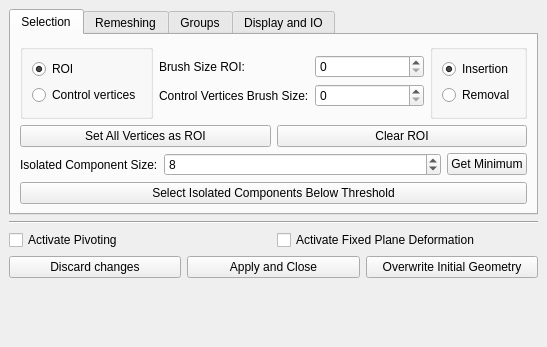
<?xml version="1.0" encoding="UTF-8"?>
<ui version="4.0">
 <class>DeformMesh</class>
 <widget class="QDockWidget" name="DeformMesh">
  <property name="geometry">
   <rect>
    <x>0</x>
    <y>0</y>
    <width>547</width>
    <height>347</height>
   </rect>
  </property>
  <property name="windowTitle">
   <string>Surface Mesh Deformation</string>
  </property>
  <widget class="QWidget" name="dockWidgetContents">
   <layout class="QVBoxLayout" name="verticalLayout" stretch="0,0,0,0,1">
    <item>
     <widget class="QTabWidget" name="tabWidget">
      <property name="currentIndex">
       <number>0</number>
      </property>
      <widget class="QWidget" name="tab">
       <attribute name="title">
        <string>Selection</string>
       </attribute>
       <layout class="QVBoxLayout" name="verticalLayout_9">
        <item>
         <layout class="QHBoxLayout" name="horizontalLayout_13">
          <item>
           <widget class="QGroupBox" name="RCgroup">
            <layout class="QVBoxLayout" name="verticalLayout_7">
             <item>
              <widget class="QRadioButton" name="ROIRadioButton">
               <property name="toolTip">
                <string>Use Shift + Left Click to paint ROI vertices</string>
               </property>
               <property name="text">
                <string>ROI</string>
               </property>
               <property name="checked">
                <bool>true</bool>
               </property>
              </widget>
             </item>
             <item>
              <widget class="QRadioButton" name="CtrlVertRadioButton">
               <property name="toolTip">
                <string>Use Shift + Left Click to paint control vertices</string>
               </property>
               <property name="text">
                <string>Control vertices</string>
               </property>
              </widget>
             </item>
            </layout>
           </widget>
          </item>
          <item>
           <layout class="QVBoxLayout" name="RingLayout">
            <item>
             <layout class="QHBoxLayout" name="horizontalLayout_4" stretch="0,1">
              <item>
               <layout class="QVBoxLayout" name="verticalLayout_5">
                <item>
                 <widget class="QLabel" name="label">
                  <property name="text">
                   <string>Brush Size ROI:</string>
                  </property>
                 </widget>
                </item>
                <item>
                 <widget class="QLabel" name="label_2">
                  <property name="text">
                   <string>Control Vertices Brush Size:</string>
                  </property>
                 </widget>
                </item>
               </layout>
              </item>
              <item>
               <layout class="QVBoxLayout" name="verticalLayout_2">
                <item>
                 <widget class="QSpinBox" name="BrushSpinBoxRoi"/>
                </item>
                <item>
                 <widget class="QSpinBox" name="BrushSpinBoxCtrlVert"/>
                </item>
               </layout>
              </item>
             </layout>
            </item>
           </layout>
          </item>
          <item>
           <widget class="QGroupBox" name="InsertEraseGroup">
            <layout class="QVBoxLayout" name="verticalLayout_8">
             <item>
              <widget class="QRadioButton" name="InsertRadioButton">
               <property name="text">
                <string>Insertion</string>
               </property>
               <property name="checked">
                <bool>true</bool>
               </property>
              </widget>
             </item>
             <item>
              <widget class="QRadioButton" name="EraseRadioButton">
               <property name="text">
                <string>Removal</string>
               </property>
              </widget>
             </item>
            </layout>
           </widget>
          </item>
         </layout>
        </item>
        <item>
         <layout class="QHBoxLayout" name="horizontalLayout_3">
          <item>
           <widget class="QPushButton" name="SelectAllVerticesPushButton">
            <property name="text">
             <string>Set All Vertices as ROI</string>
            </property>
           </widget>
          </item>
          <item>
           <widget class="QPushButton" name="ClearROIPushButton">
            <property name="text">
             <string>Clear ROI</string>
            </property>
           </widget>
          </item>
         </layout>
        </item>
        <item>
         <layout class="QVBoxLayout" name="verticalLayout_4">
          <item>
           <layout class="QHBoxLayout" name="horizontalLayout_8" stretch="0,1,0">
            <item>
             <widget class="QLabel" name="label_3">
              <property name="text">
               <string>Isolated Component Size:</string>
              </property>
             </widget>
            </item>
            <item>
             <widget class="QSpinBox" name="Threshold_size_spin_box">
              <property name="maximum">
               <number>999999999</number>
              </property>
              <property name="value">
               <number>8</number>
              </property>
             </widget>
            </item>
            <item>
             <widget class="QPushButton" name="Get_minimum_button">
              <property name="text">
               <string>Get Minimum</string>
              </property>
             </widget>
            </item>
           </layout>
          </item>
          <item>
           <widget class="QPushButton" name="Select_isolated_components_button">
            <property name="text">
             <string>Select Isolated Components Below Threshold</string>
            </property>
           </widget>
          </item>
         </layout>
        </item>
       </layout>
      </widget>
      <widget class="QWidget" name="tab_2">
       <attribute name="title">
        <string>Remeshing</string>
       </attribute>
       <layout class="QHBoxLayout" name="horizontalLayout_6">
        <item>
         <layout class="QHBoxLayout" name="horizontalLayout_12">
          <item>
           <widget class="QCheckBox" name="RemeshingCheckBox">
            <property name="toolTip">
             <string>Warning : after remeshing all ROI and control vertices will be unselected. &quot;Discard changes&quot; will be unavailable.</string>
            </property>
            <property name="layoutDirection">
             <enum>Qt::LeftToRight</enum>
            </property>
            <property name="text">
             <string>Remesh after deformation</string>
            </property>
           </widget>
          </item>
          <item>
           <layout class="QVBoxLayout" name="verticalLayout_6">
            <item>
             <layout class="QHBoxLayout" name="horizontalLayout_7" stretch="0,0">
              <item>
               <widget class="QCheckBox" name="remeshingEdgeLengthInput_checkBox">
                <property name="toolTip">
                 <string>If unchecked, automatic value is used (the average edge length at ROI boundary)</string>
                </property>
                <property name="layoutDirection">
                 <enum>Qt::RightToLeft</enum>
                </property>
                <property name="text">
                 <string>Target edge length</string>
                </property>
               </widget>
              </item>
              <item>
               <widget class="DoubleEdit" name="remeshing_edge_length_spinbox">
                <property name="text">
                 <string>0.00</string>
                </property>
               </widget>
              </item>
             </layout>
            </item>
            <item>
             <layout class="QHBoxLayout" name="horizontalLayout_9" stretch="0,1">
              <item>
               <widget class="QLabel" name="label_4">
                <property name="layoutDirection">
                 <enum>Qt::RightToLeft</enum>
                </property>
                <property name="text">
                 <string>Nb. iterations</string>
                </property>
                <property name="alignment">
                 <set>Qt::AlignRight|Qt::AlignTrailing|Qt::AlignVCenter</set>
                </property>
               </widget>
              </item>
              <item>
               <widget class="QSpinBox" name="remeshing_iterations_spinbox"/>
              </item>
             </layout>
            </item>
           </layout>
          </item>
         </layout>
        </item>
       </layout>
      </widget>
      <widget class="QWidget" name="tab_3">
       <attribute name="title">
        <string>Groups</string>
       </attribute>
       <layout class="QHBoxLayout" name="horizontalLayout_10">
        <item>
         <layout class="QVBoxLayout" name="verticalLayout_3">
          <item>
           <layout class="QHBoxLayout" name="horizontalLayout">
            <item>
             <widget class="QPushButton" name="PrevCtrlVertPushButton">
              <property name="sizePolicy">
               <sizepolicy hsizetype="Minimum" vsizetype="Fixed">
                <horstretch>0</horstretch>
                <verstretch>0</verstretch>
               </sizepolicy>
              </property>
              <property name="text">
               <string>&lt;&lt;</string>
              </property>
             </widget>
            </item>
            <item>
             <widget class="QPushButton" name="NextCtrlVertPushButton">
              <property name="text">
               <string>&gt;&gt;</string>
              </property>
             </widget>
            </item>
           </layout>
          </item>
          <item>
           <layout class="QHBoxLayout" name="horizontalLayout_2">
            <item>
             <widget class="QPushButton" name="AddCtrlVertPushButton">
              <property name="text">
               <string>Create new</string>
              </property>
             </widget>
            </item>
            <item>
             <widget class="QPushButton" name="DeleteCtrlVertPushButton">
              <property name="text">
               <string>Delete </string>
              </property>
             </widget>
            </item>
           </layout>
          </item>
         </layout>
        </item>
       </layout>
      </widget>
      <widget class="QWidget" name="tab_4">
       <attribute name="title">
        <string>Display and IO</string>
       </attribute>
       <layout class="QHBoxLayout" name="horizontalLayout_5">
        <item>
         <layout class="QGridLayout" name="gridLayout_2">
          <property name="sizeConstraint">
           <enum>QLayout::SetDefaultConstraint</enum>
          </property>
          <item row="0" column="0">
           <widget class="QCheckBox" name="ShowROICheckBox">
            <property name="text">
             <string>Show Non Control Vertices</string>
            </property>
            <property name="checked">
             <bool>true</bool>
            </property>
           </widget>
          </item>
          <item row="0" column="1">
           <widget class="QPushButton" name="ReadROIPushButton">
            <property name="text">
             <string>Load ROI / Control Vertices</string>
            </property>
           </widget>
          </item>
          <item row="1" column="1">
           <widget class="QPushButton" name="SaveROIPushButton">
            <property name="text">
             <string>Save ROI / Control Vertices</string>
            </property>
           </widget>
          </item>
          <item row="2" column="1">
           <widget class="QPushButton" name="importSelectionPushButton">
            <property name="text">
             <string>Import Selection from Selection_item</string>
            </property>
           </widget>
          </item>
          <item row="1" column="0">
           <widget class="QCheckBox" name="ShowAsSphereCheckBox">
            <property name="text">
             <string>Show As Sphere</string>
            </property>
            <property name="checked">
             <bool>false</bool>
            </property>
           </widget>
          </item>
         </layout>
        </item>
       </layout>
      </widget>
     </widget>
    </item>
    <item>
     <widget class="Line" name="line">
      <property name="orientation">
       <enum>Qt::Horizontal</enum>
      </property>
     </widget>
    </item>
    <item>
     <layout class="QHBoxLayout" name="horizontalLayout_11">
      <item>
       <widget class="QCheckBox" name="ActivatePivotingCheckBox">
        <property name="text">
         <string>Activate Pivoting </string>
        </property>
       </widget>
      </item>
      <item>
       <widget class="QCheckBox" name="ActivateFixedPlaneCheckBox">
        <property name="text">
         <string>Activate Fixed Plane Deformation</string>
        </property>
       </widget>
      </item>
     </layout>
    </item>
    <item>
     <layout class="QHBoxLayout" name="horizontalLayout_14">
      <item>
       <widget class="QPushButton" name="DiscardChangesPushButton">
        <property name="toolTip">
         <string>Reset mesh to last version saved by &quot;Overwrite Initial Geometry&quot;. Not available when Remeshing is ON.</string>
        </property>
        <property name="text">
         <string>Discard changes</string>
        </property>
       </widget>
      </item>
      <item>
       <widget class="QPushButton" name="ApplyAndClosePushButton">
        <property name="sizePolicy">
         <sizepolicy hsizetype="Minimum" vsizetype="Fixed">
          <horstretch>0</horstretch>
          <verstretch>0</verstretch>
         </sizepolicy>
        </property>
        <property name="text">
         <string>Apply and Close</string>
        </property>
       </widget>
      </item>
      <item>
       <widget class="QPushButton" name="OverwritePushButton">
        <property name="sizePolicy">
         <sizepolicy hsizetype="Minimum" vsizetype="Fixed">
          <horstretch>0</horstretch>
          <verstretch>0</verstretch>
         </sizepolicy>
        </property>
        <property name="text">
         <string>Overwrite Initial Geometry</string>
        </property>
       </widget>
      </item>
     </layout>
    </item>
    <item>
     <spacer name="verticalSpacer">
      <property name="orientation">
       <enum>Qt::Vertical</enum>
      </property>
      <property name="sizeHint" stdset="0">
       <size>
        <width>20</width>
        <height>40</height>
       </size>
      </property>
     </spacer>
    </item>
   </layout>
  </widget>
 </widget>
 <customwidgets>
  <customwidget>
   <class>DoubleEdit</class>
   <extends>QLineEdit</extends>
   <header>CGAL_double_edit.h</header>
  </customwidget>
 </customwidgets>
 <resources/>
 <connections/>
</ui>
